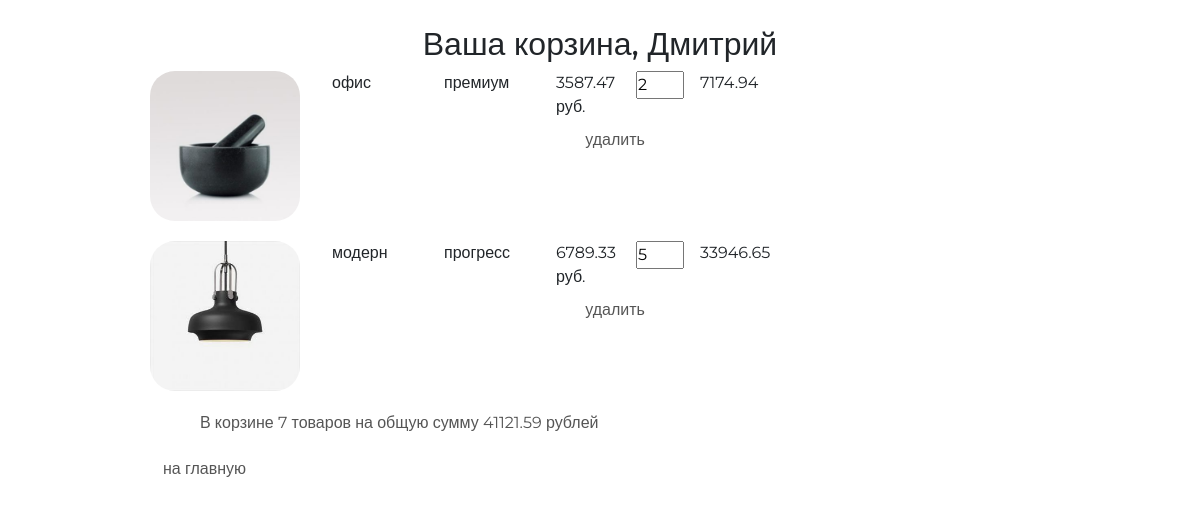
/basket/ (signed in), run on the app's committed database.
### authapp/models.py (models this page shows, shortened)
class ShopUser(AbstractUser):
    avatar = models.ImageField(upload_to='users_avatars', blank=True)
    age = models.PositiveSmallIntegerField(verbose_name='возраст', default=18)
    activation_key = models.CharField(max_length=128, blank=True)
    activation_key_expires = models.DateTimeField(verbose_name='актуальность ключа', auto_now_add=True, blank=True, null=True)

### basketapp/models.py (models this page shows, shortened)
class Basket(models.Model):
    user = models.ForeignKey(settings.AUTH_USER_MODEL, on_delete=models.CASCADE, related_name='basket')
    product = models.ForeignKey(Product, on_delete=models.CASCADE)
    quantity = models.PositiveIntegerField(verbose_name='количество', default=0)
    add_datetime = models.DateTimeField(auto_now_add=True, verbose_name='время')
    @property
    def product_const(self):
        return self.product.price * self.quantity
    @property
    def total_quantity(self):
        _items = Basket.objects.filter(user=self.user)
        _total_quantity = sum(list(map(lambda x: x.quantity, _items)))
        return _total_quantity
    @property
    def total_cost(self):
        _items = Basket.objects.filter(user=self.user)
        _total_cost = sum(list(map(lambda x: x.product_const, _items)))
        return _total_cost

### mainapp/models.py (models this page shows, shortened)
class Product(models.Model):
    category = models.ForeignKey(ProductCategory, on_delete = models.CASCADE)
    name = models.CharField(max_length=128, verbose_name = 'имя')
    image = models.ImageField(upload_to = 'products_images', blank=True)
    short_desc = models.CharField(max_length=64, verbose_name = 'краткое описание', blank = True )
    description = models.TextField(blank = True, verbose_name = 'описание')
    price = models.DecimalField(verbose_name='цена', max_digits=8, decimal_places=2, default=0)
    quantity = models.PositiveSmallIntegerField(verbose_name = 'количество на складе', default = 0)
    is_active = models.BooleanField(verbose_name="активность", default=True)

class ProductCategory(models.Model):
    name = models.CharField(max_length=64, unique=True, verbose_name = 'имя')
    description = models.TextField(verbose_name = 'описание', blank = True)
    is_active = models.BooleanField(verbose_name = "активность", default = True)

### basketapp/views.py (the view)
# urls.py: path('', basketapp.basket, name='view'),
@login_required
def basket(request):
    basket_item = Basket.objects.filter(user=request.user).order_by('product__category')
    content = {
        'title': 'корзина',
        'basket_item': basket_item,
    }
    return render(request, 'basketapp/basket.html', content)

### mainapp/context_processors.py (called while the page is built)
def basket(request):
    basket_list = []
    if request.user.is_authenticated:
        basket_list = Basket.objects.filter(user=request.user)
    return {
        'basket': basket_list
    }

### basketapp/templates/basketapp/basket.html
{% extends 'basketapp/base.html' %}
{% block content %}
    <div class="basket_list">
        {% include 'basketapp/includes/inc_basket_list.html' %}
    </div>
        <button class="btn btn-round">
            <a href="{% url 'main' %}">на главную</a>
        </button>
{% endblock %}

### basketapp/templates/basketapp/base.html (shortened to what this page needs)
{% load static %}
<!DOCTYPE html>
<html>
<head>
    {% block css %}
        <link rel="stylesheet" type="text/css" href="https://stackpath.bootstrapcdn.com/bootstrap/4.5.2/css/bootstrap.min.css">
        <link rel="stylesheet" type="text/css" href="{% static 'style.css' %}">
        <link rel="stylesheet" href="{% static 'fonts/font-awesome/css/font-awesome.css' %}">
    {% endblock %}
</head>
<body>
    <div class="basket_container">
        <div class="h2 text-center">
            Ваша корзина, {{user.first_name|title|default:"Пользователь"}}
        </div>
        {% block content %}
        {% endblock %}
    </div>
</body>
</html>

### basketapp/templates/basketapp/includes/inc_basket_list.html
{% for item in basket_item %}
    <div class="basket_record">
        <img src="/media/{{ item.product.image }}"/>
        <span class="category_name"> {{ item.product.category.name }}</span>
        <span class="category_name"> {{ item.product.name }}</span>
        <span class="category_name"> {{ item.product.price }} руб. </span>
        <input type="number" name="{{ item.pk }}" min="0" value="{{item.quantity}}">
        <span class="product_cost"> {{ item.product_const }} </span>
        <button class="btn btn-round">
            <a href="{% url 'basket:remove' item.pk %}">удалить</a>
        </button>
    </div>
{% endfor %}
{% if basket_item %}
<div class="basket_summary">
    В корзине {{ basket_item.0.total_quantity }} товаров на общую сумму
    {{ basket_item.0.total_cost }} рублей
</div>
{% endif %}

### static/style.css (style rules this page uses)
* { margin: 0; padding: 0; }
body { font-family: 'Montserrat', sans-serif; }
html, body { height: 100%; }
.basket_container { margin: 25px auto; width: 900px; }
.basket_list input[type="number"] { width: 3em; position: relative; display: block; float: left; }
.basket_list span.category_name { margin-left: 2em; width: 5em; position: relative; display: block; float: left; }
.basket_list span.product_cost { margin-left: 1em; width: 10em; position: relative; display: block; float: left; }
.basket_list .basket_record { position: relative; display: block; height: 170px; float: none; }
.basket_list .basket_record button { margin-top: 50px; margin-left: 390px; width: 150px; position: absolute; display: block; float: left; }
.basket_list button { margin-left: 45px; width: 150px; display: block; float: left; }
.basket_container button a { text-decoration: none; color: #555; }
.basket_container img { display: block; float: left; width: 150px; border-radius: 25px; }
.basket_container .basket_summary { display: block; margin-left: 50px; margin-bottom: 15px; color: #555; }

### data on the page
ShopUser: first_name "Дмитрий"
Basket: product.image (picture), product.category.name "офис", product.name "премиум", product.price "3587.47", quantity "2", product_const "7174.94", user+quantity "7", user+product+quantity "41121.59"
Basket: product.image (picture), product.category.name "модерн", product.name "прогресс", product.price "6789.33", quantity "5", product_const "33946.65"
